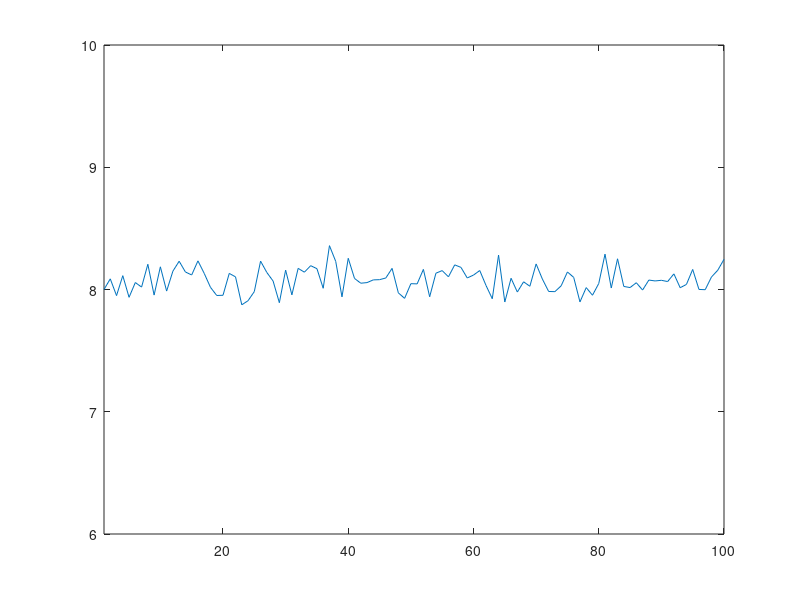

MATLAB code to generate this figure:
clear all;
%close all;
numOffsetSamples = 100;
for i = 1:numOffsetSamples
%% setup sensor accuracy
a = 4417.7766959627;
b = -66.1650874647;
std = 69.03631579;
%% setup robot params
xs = 4.5; %inch
ys = 3;
%% setup sensor readings
d_1 = 3.5;%3.5; %inch
d_2 = 3.5;%3.5; %inch
numSamplesToAvg = 16;%4^2;
d_1_total = 0;
d_2_total = 0;
for j=1:numSamplesToAvg
  %%compute Sensor Error - using avg
  val_1 = ((1/((d_1*2.54)+.42))*a) - b;
  val_1 = normrnd(val_1,std,1,1);
  val_2 = ((1/((d_2*2.54)+.42))*a) - b;
  val_2 = normrnd(val_2,std,1,1);
  d_1_total = d_1_total+val_1;
  d_2_total = d_2_total+val_2;
end
val_1 = d_1_total/numSamplesToAvg;
val_2 = d_2_total/numSamplesToAvg;
d_2 = (val_2+b)/a;
d_2 = ((1/d_2)-.42)/2.54;
d_1 = (val_1+b)/a;
d_1 = ((1/d_1)-.42)/2.54;
%%compute offset
heading = (pi()/2) - (atan((2*ys)/abs(d_2-d_1)));
x_offset(i) = (cos(atan(ys/xs)-heading)*sqrt((xs^2) + (ys^2)))+(cos(heading)*(d_1+d_2)/2);
end
figure
plot(x_offset);
axis([1 numOffsetSamples 8-2 8+2])
